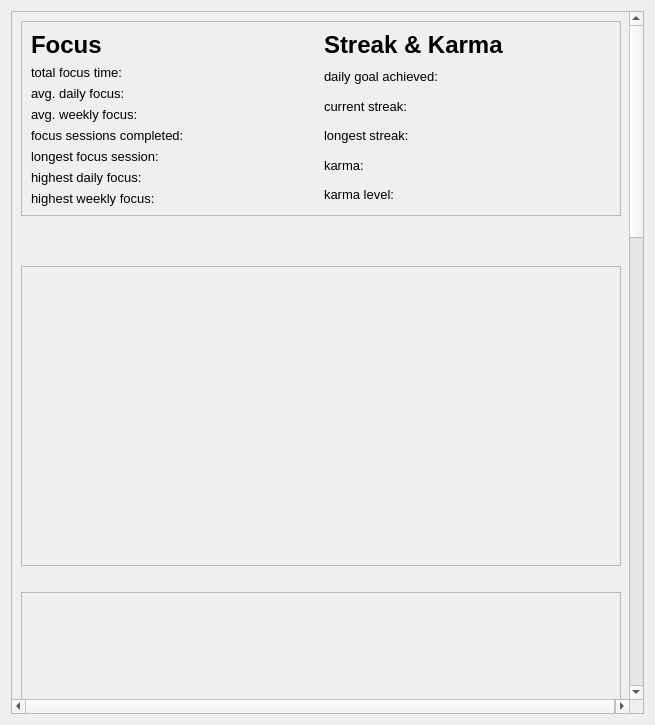
<?xml version="1.0" encoding="UTF-8"?>
<ui version="4.0">
 <class>Form</class>
 <widget class="QWidget" name="Form">
  <property name="geometry">
   <rect>
    <x>0</x>
    <y>0</y>
    <width>655</width>
    <height>725</height>
   </rect>
  </property>
  <property name="minimumSize">
   <size>
    <width>650</width>
    <height>725</height>
   </size>
  </property>
  <property name="maximumSize">
   <size>
    <width>655</width>
    <height>725</height>
   </size>
  </property>
  <property name="windowTitle">
   <string>Form</string>
  </property>
  <layout class="QVBoxLayout" name="verticalLayout_3">
   <item>
    <widget class="QScrollArea" name="scrollArea">
     <property name="widgetResizable">
      <bool>true</bool>
     </property>
     <widget class="QWidget" name="scrollAreaWidgetContents">
      <property name="geometry">
       <rect>
        <x>0</x>
        <y>0</y>
        <width>623</width>
        <height>2197</height>
       </rect>
      </property>
      <layout class="QVBoxLayout" name="verticalLayout_11">
       <item>
        <widget class="QFrame" name="overallFrame">
         <property name="maximumSize">
          <size>
           <width>600</width>
           <height>420</height>
          </size>
         </property>
         <property name="frameShape">
          <enum>QFrame::Shape::StyledPanel</enum>
         </property>
         <property name="frameShadow">
          <enum>QFrame::Shadow::Raised</enum>
         </property>
         <layout class="QHBoxLayout" name="horizontalLayout">
          <item>
           <layout class="QVBoxLayout" name="verticalLayout_2">
            <item>
             <widget class="QLabel" name="focus_label">
              <property name="font">
               <font>
                <pointsize>18</pointsize>
                <bold>true</bold>
               </font>
              </property>
              <property name="text">
               <string>Focus</string>
              </property>
             </widget>
            </item>
            <item>
             <widget class="QLabel" name="total_focus_time">
              <property name="font">
               <font>
                <pointsize>10</pointsize>
                <italic>false</italic>
                <bold>false</bold>
               </font>
              </property>
              <property name="text">
               <string>total focus time:</string>
              </property>
             </widget>
            </item>
            <item>
             <widget class="QLabel" name="avg_daily_focus">
              <property name="font">
               <font>
                <pointsize>10</pointsize>
               </font>
              </property>
              <property name="text">
               <string>avg. daily focus:</string>
              </property>
             </widget>
            </item>
            <item>
             <widget class="QLabel" name="avg_weekly_focus">
              <property name="font">
               <font>
                <pointsize>10</pointsize>
               </font>
              </property>
              <property name="text">
               <string>avg. weekly focus:</string>
              </property>
             </widget>
            </item>
            <item>
             <widget class="QLabel" name="focus_sessions_completed">
              <property name="font">
               <font>
                <pointsize>10</pointsize>
               </font>
              </property>
              <property name="text">
               <string>focus sessions completed:</string>
              </property>
             </widget>
            </item>
            <item>
             <widget class="QLabel" name="longest_focus_session">
              <property name="font">
               <font>
                <pointsize>10</pointsize>
               </font>
              </property>
              <property name="text">
               <string>longest focus session:</string>
              </property>
             </widget>
            </item>
            <item>
             <widget class="QLabel" name="highest_daily_label">
              <property name="font">
               <font>
                <pointsize>10</pointsize>
               </font>
              </property>
              <property name="text">
               <string>highest daily focus:</string>
              </property>
             </widget>
            </item>
            <item>
             <widget class="QLabel" name="highest_weekly_label">
              <property name="font">
               <font>
                <pointsize>10</pointsize>
               </font>
              </property>
              <property name="text">
               <string>highest weekly focus:</string>
              </property>
             </widget>
            </item>
           </layout>
          </item>
          <item>
           <layout class="QVBoxLayout" name="verticalLayout_10">
            <item>
             <widget class="QLabel" name="streak_and_karma_label">
              <property name="font">
               <font>
                <pointsize>18</pointsize>
                <bold>true</bold>
               </font>
              </property>
              <property name="text">
               <string>Streak &amp; Karma</string>
              </property>
             </widget>
            </item>
            <item>
             <widget class="QLabel" name="daily_goal_achieved">
              <property name="font">
               <font>
                <pointsize>10</pointsize>
               </font>
              </property>
              <property name="text">
               <string>daily goal achieved:</string>
              </property>
             </widget>
            </item>
            <item>
             <widget class="QLabel" name="current_streak">
              <property name="font">
               <font>
                <pointsize>10</pointsize>
               </font>
              </property>
              <property name="text">
               <string>current streak:</string>
              </property>
             </widget>
            </item>
            <item>
             <widget class="QLabel" name="longest_streak">
              <property name="font">
               <font>
                <pointsize>10</pointsize>
               </font>
              </property>
              <property name="text">
               <string>longest streak:</string>
              </property>
             </widget>
            </item>
            <item>
             <widget class="QLabel" name="karma">
              <property name="font">
               <font>
                <pointsize>10</pointsize>
               </font>
              </property>
              <property name="text">
               <string>karma:</string>
              </property>
             </widget>
            </item>
            <item>
             <widget class="QLabel" name="karma_level">
              <property name="font">
               <font>
                <pointsize>10</pointsize>
               </font>
              </property>
              <property name="text">
               <string>karma level:</string>
              </property>
             </widget>
            </item>
           </layout>
          </item>
         </layout>
        </widget>
       </item>
       <item alignment="Qt::AlignmentFlag::AlignHCenter">
        <widget class="QLabel" name="no_data_message">
         <property name="font">
          <font>
           <pointsize>12</pointsize>
           <bold>true</bold>
          </font>
         </property>
         <property name="text">
          <string/>
         </property>
        </widget>
       </item>
       <item>
        <spacer name="horizontalSpacer">
         <property name="orientation">
          <enum>Qt::Orientation::Horizontal</enum>
         </property>
         <property name="sizeHint" stdset="0">
          <size>
           <width>40</width>
           <height>20</height>
          </size>
         </property>
        </spacer>
       </item>
       <item>
        <widget class="QFrame" name="focusFrame">
         <property name="minimumSize">
          <size>
           <width>600</width>
           <height>300</height>
          </size>
         </property>
         <property name="maximumSize">
          <size>
           <width>600</width>
           <height>300</height>
          </size>
         </property>
         <property name="frameShape">
          <enum>QFrame::Shape::StyledPanel</enum>
         </property>
         <property name="frameShadow">
          <enum>QFrame::Shadow::Raised</enum>
         </property>
        </widget>
       </item>
       <item>
        <spacer name="horizontalSpacer_2">
         <property name="orientation">
          <enum>Qt::Orientation::Horizontal</enum>
         </property>
         <property name="sizeHint" stdset="0">
          <size>
           <width>40</width>
           <height>20</height>
          </size>
         </property>
        </spacer>
       </item>
       <item>
        <widget class="QFrame" name="subjectFrame">
         <property name="minimumSize">
          <size>
           <width>600</width>
           <height>300</height>
          </size>
         </property>
         <property name="maximumSize">
          <size>
           <width>600</width>
           <height>300</height>
          </size>
         </property>
         <property name="frameShape">
          <enum>QFrame::Shape::StyledPanel</enum>
         </property>
         <property name="frameShadow">
          <enum>QFrame::Shadow::Raised</enum>
         </property>
        </widget>
       </item>
       <item>
        <spacer name="horizontalSpacer_3">
         <property name="orientation">
          <enum>Qt::Orientation::Horizontal</enum>
         </property>
         <property name="sizeHint" stdset="0">
          <size>
           <width>40</width>
           <height>20</height>
          </size>
         </property>
        </spacer>
       </item>
       <item>
        <widget class="QFrame" name="periodFrame">
         <property name="minimumSize">
          <size>
           <width>600</width>
           <height>300</height>
          </size>
         </property>
         <property name="maximumSize">
          <size>
           <width>600</width>
           <height>300</height>
          </size>
         </property>
         <property name="frameShape">
          <enum>QFrame::Shape::StyledPanel</enum>
         </property>
         <property name="frameShadow">
          <enum>QFrame::Shadow::Raised</enum>
         </property>
        </widget>
       </item>
       <item>
        <spacer name="horizontalSpacer_4">
         <property name="orientation">
          <enum>Qt::Orientation::Horizontal</enum>
         </property>
         <property name="sizeHint" stdset="0">
          <size>
           <width>40</width>
           <height>20</height>
          </size>
         </property>
        </spacer>
       </item>
       <item>
        <widget class="QFrame" name="subjectBarFrame">
         <property name="minimumSize">
          <size>
           <width>600</width>
           <height>420</height>
          </size>
         </property>
         <property name="maximumSize">
          <size>
           <width>600</width>
           <height>420</height>
          </size>
         </property>
         <property name="frameShape">
          <enum>QFrame::Shape::StyledPanel</enum>
         </property>
         <property name="frameShadow">
          <enum>QFrame::Shadow::Raised</enum>
         </property>
        </widget>
       </item>
       <item>
        <spacer name="horizontalSpacer_5">
         <property name="orientation">
          <enum>Qt::Orientation::Horizontal</enum>
         </property>
         <property name="sizeHint" stdset="0">
          <size>
           <width>40</width>
           <height>20</height>
          </size>
         </property>
        </spacer>
       </item>
       <item>
        <widget class="QCheckBox" name="include_archived_checkbox">
         <property name="font">
          <font>
           <pointsize>11</pointsize>
          </font>
         </property>
         <property name="text">
          <string>include archived subjects</string>
         </property>
         <property name="checked">
          <bool>true</bool>
         </property>
        </widget>
       </item>
       <item>
        <widget class="QFrame" name="subjectAllBarFrame">
         <property name="minimumSize">
          <size>
           <width>600</width>
           <height>420</height>
          </size>
         </property>
         <property name="frameShape">
          <enum>QFrame::Shape::StyledPanel</enum>
         </property>
         <property name="frameShadow">
          <enum>QFrame::Shadow::Raised</enum>
         </property>
        </widget>
       </item>
      </layout>
     </widget>
    </widget>
   </item>
  </layout>
 </widget>
 <resources/>
 <connections/>
</ui>
